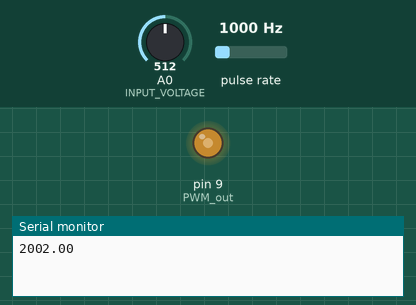
The sketch below on a simulated Arduino Uno, built with avr-gcc and run on an emulated ATmega328P. Parts: output pins drawn as LEDs (lit = HIGH), the last lines printed to the serial monitor. Wiring (inferred from the names in the program): pulse sensor: data pin 2. The test bench sets the inputs (shaded band); at power-on: A0 (INPUT_VOLTAGE) = 512, pulse rate 1000 Hz.

Above: at 1.2 s.
1.3 s: A0 (INPUT_VOLTAGE) set to 716
At 2.4 s:
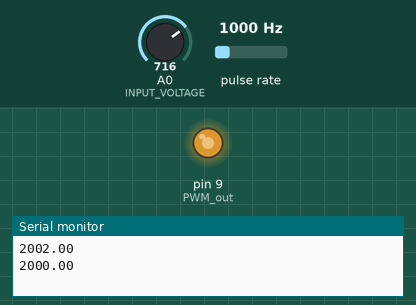
3.5 s: A0 (INPUT_VOLTAGE) set to 900
At 5.2 s:
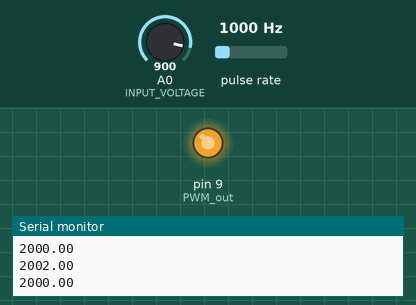
5.5 s: A0 (INPUT_VOLTAGE) set to 245
At 6.7 s:
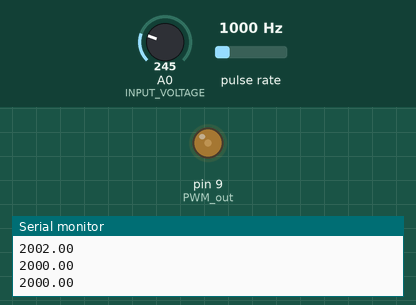
7.5 s: A0 (INPUT_VOLTAGE) set to 0
At 8.3 s:
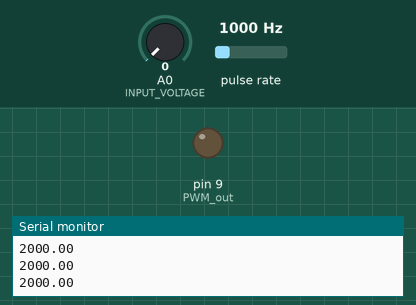
9.5 s: A0 (INPUT_VOLTAGE) set to 511
At 11.1 s:
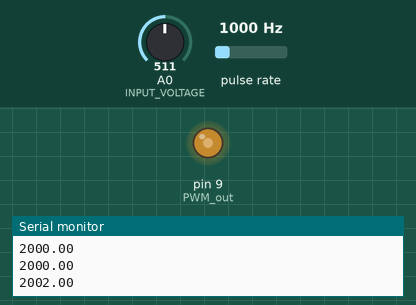
Timing chart, 0 to 12.5 s (numbered marks = the images above; inputs shaded):
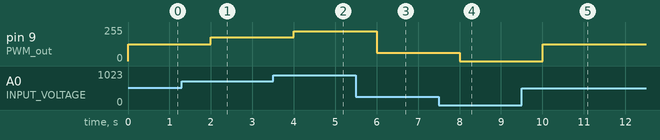

Measured:
- after the input at 1.3 s, pin 9 (PWM_out): 127/255 → 178/255 after 0.70 s
- after the input at 3.5 s, pin 9 (PWM_out): 178/255 → 224/255 after 0.50 s
- after the input at 5.5 s, pin 9 (PWM_out): 224/255 → 61/255 after 0.50 s
- after the input at 7.5 s, pin 9 (PWM_out): 61/255 → 0/255 after 0.51 s
- after the input at 9.5 s, pin 9 (PWM_out): 0/255 → 127/255 after 0.51 s

The sketch:

Master.ino
```cpp
int INPUT_VOLTAGE=A0;
float val = 0.0;
float dutycycle = 0.0;
float maxvol= 1023.0;
int PWM_out=9;
float maxdc=255;
int press_count=0;
int Pulse_Input=2;
float rpm = 0;
double halfrpm = 180;
float cruise = 170; //rpm is 166
double ccontrol = 0;
float maxrpm = 348;
float jumpval = 0;
float cdutycycle=0;
float sdutycycle=0;


// pinMode(INPUT_PIN,INPUT);

void setup() {
// put your setup code here, to run once:
Serial.begin(9600);
TCCR2B=(TCCR2B & 0xF8)|0x03;
//pinMode(Pulse_Input,INPUT);
pinMode(INPUT_VOLTAGE,INPUT);
pinMode(PWM_out,OUTPUT);

attachInterrupt(digitalPinToInterrupt(Pulse_Input),pulse_state,RISING);

}

void loop() {
 // put your main code here, to run repeatedly:

 val=analogRead(INPUT_VOLTAGE);
 dutycycle=(val/maxvol);
 //cdutycycle=(rpm/maxrpm);
 //sdutycycle=(cruise/maxrpm);

 jumpval = abs(rpm-cruise)/2;
 //Serial.println(jumpval);

//   if (ccontrol == 1) {
//    if (rpm > cruise) {
//      dutycycle=cdutycycle-jumpval;
//      }
//    if (rpm < cruise ) {
//      dutycycle=cdutycycle+jumpval;
//
//      }
//  }


   if (ccontrol == 1) {

    if (rpm < cruise) {
      cdutycycle=cdutycycle+jumpval;
      analogWrite(PWM_out, cdutycycle);
      }
    if (rpm > cruise ) {
      cdutycycle=cdutycycle-jumpval;
      analogWrite(PWM_out, cdutycycle);

      }
  }

 //Serial.println(cdutycycle);
 if (ccontrol ==0) {
 analogWrite(PWM_out, dutycycle*maxdc);
 }
//analogWrite(PWM_out, dutycycle*maxdc);

 //Serial.println(val);

 delay(1000);
 rpm=2*press_count;
 Serial.println(rpm);

 // half rpm is calculated by dividing max value from rpmpc data by 2

 //Serial.write(press_count);


 //Serial.flush();
 press_count=0;


 }

  void pulse_state(){
 press_count=press_count+1;
}
```
